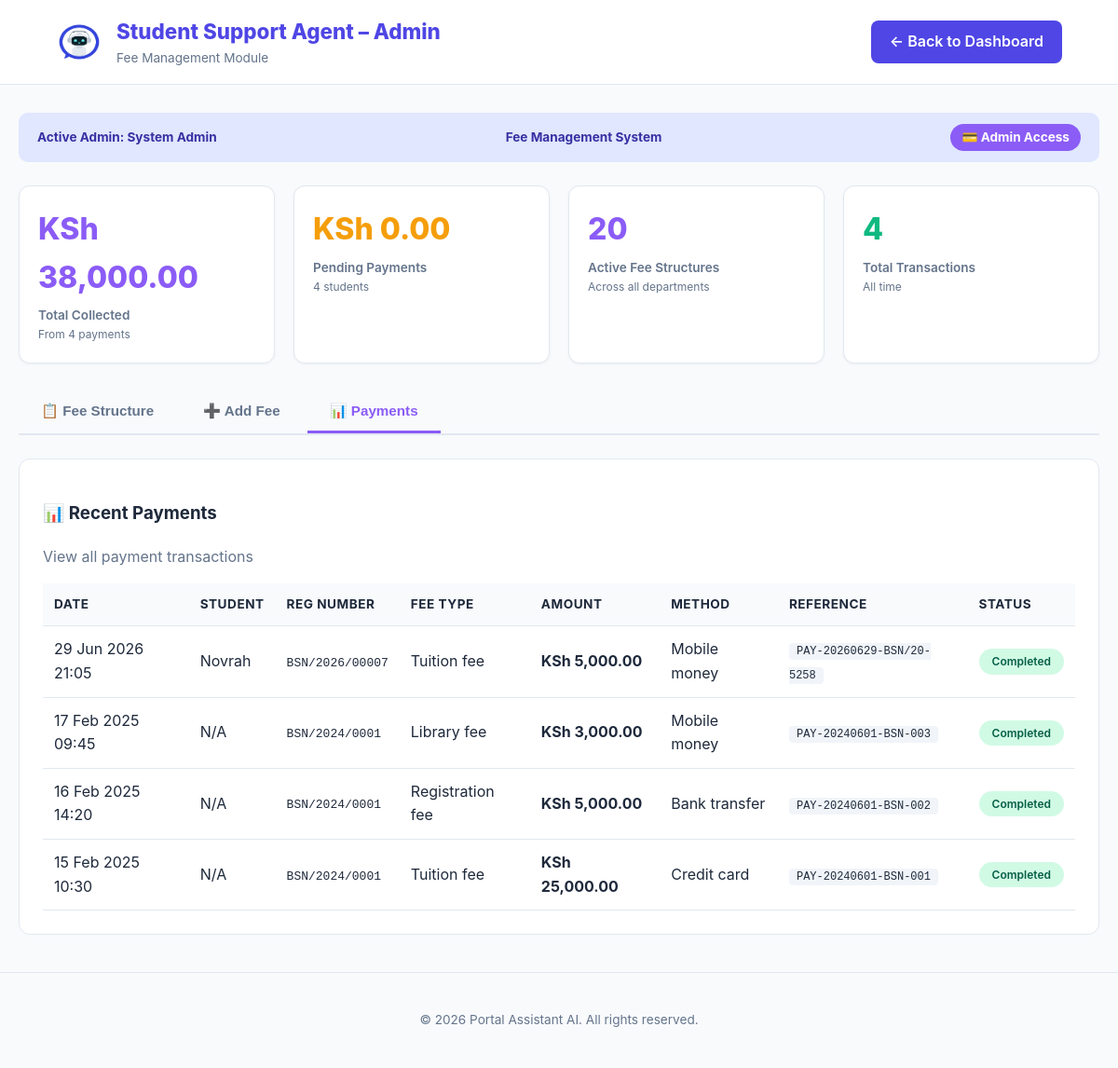
The app's page /Admin/admin_fee_management.php?tab=payments (signed in), older data.
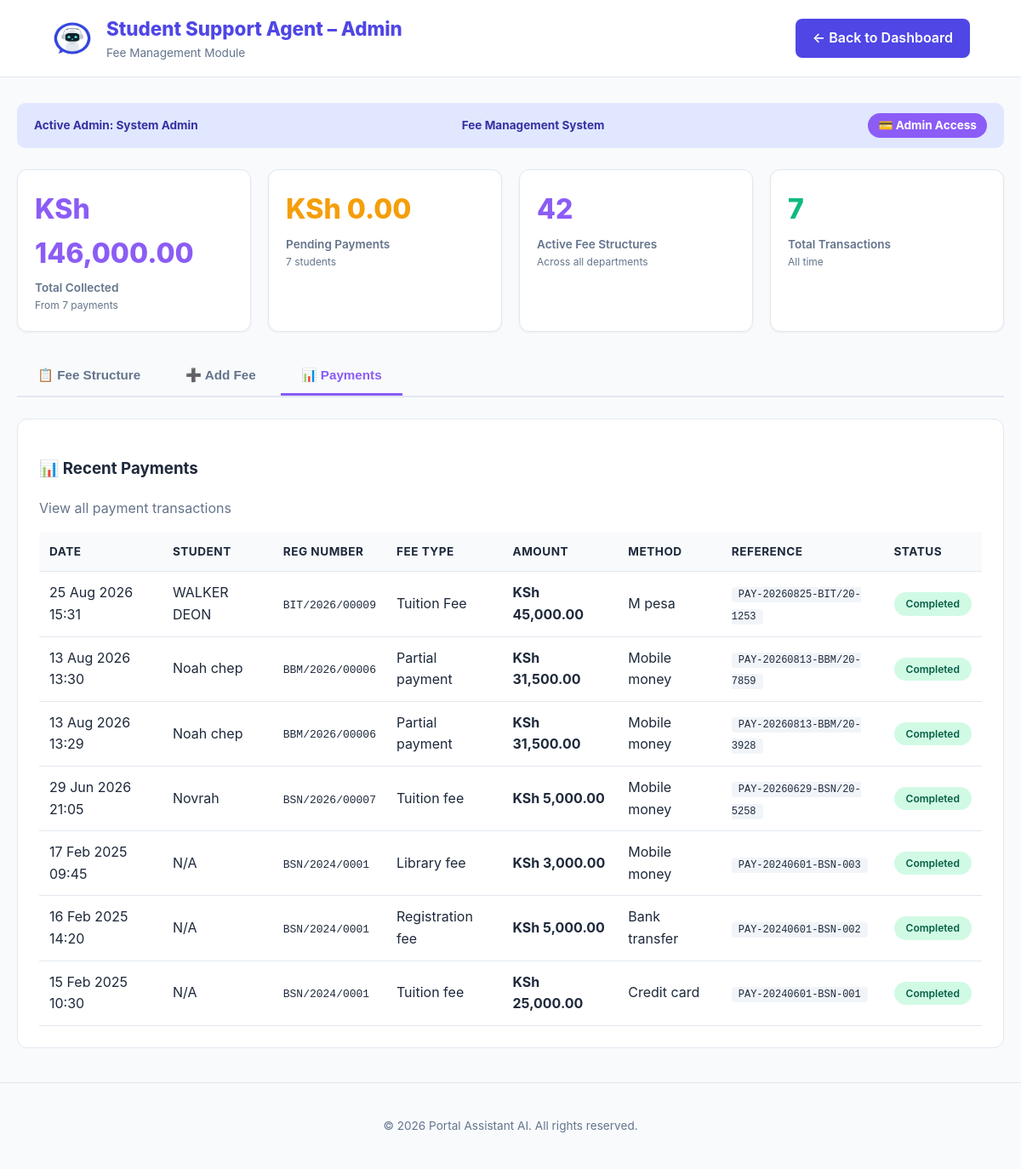
The same page, newer data.
### tables this page shows
CREATE TABLE `fee_payments` (
  `id` int(11) NOT NULL,
  `student_reg` varchar(50) NOT NULL,
  `fee_type` varchar(50) NOT NULL,
  `amount` decimal(10,2) NOT NULL,
  `payment_method` varchar(50) DEFAULT NULL,
  `reference` varchar(50) DEFAULT NULL,
  `payment_date` datetime DEFAULT NULL,
  `due_date` date DEFAULT NULL,
  `status` enum('pending','completed','failed','overdue') DEFAULT 'pending',
  `fee_structure_id` int(11) DEFAULT NULL
);

CREATE TABLE `users` (
  `id` int(11) NOT NULL,
  `full_name` varchar(100) NOT NULL,
  `reg_number` varchar(50) NOT NULL,
  `email` varchar(100) NOT NULL,
  `password` varchar(255) NOT NULL,
  `password_changed` tinyint(1) NOT NULL DEFAULT 0,
  `role` enum('student','admin','lecturer') NOT NULL DEFAULT 'student',
  `department` varchar(100) NOT NULL,
  `phone` varchar(20) DEFAULT NULL,
  `created_at` timestamp NOT NULL DEFAULT current_timestamp(),
  `survey_done` tinyint(1) DEFAULT 0,
  `reset_token` varchar(255) DEFAULT NULL,
  `reset_expires` datetime DEFAULT NULL
);

### Admin/admin_fee_management.php (the view, shortened to what this page needs)
<?php
$admin_name = $_SESSION['user_name'] ?? 'Administrator';
$conn = mysqli_connect("localhost", "root", "", "Portal-Asisstant-AI");
$payment_summary_query = "SELECT
    COUNT(*) as total_payments,
    SUM(CASE WHEN status = 'completed' THEN amount ELSE 0 END) as total_collected,
    SUM(CASE WHEN status = 'pending' THEN amount ELSE 0 END) as total_pending,
    COUNT(CASE WHEN status = 'completed' THEN 1 ELSE 0 END) as completed_count,
    COUNT(CASE WHEN status = 'pending' THEN 1 ELSE 0 END) as pending_count
    FROM fee_payments";
$payment_summary_result = mysqli_query($conn, $payment_summary_query);
$payment_summary = mysqli_fetch_assoc($payment_summary_result);
$recent_payments_query = "SELECT fp.*, u.full_name
                         FROM fee_payments fp
                         LEFT JOIN users u ON fp.student_reg = u.reg_number
                         ORDER BY fp.payment_date DESC LIMIT 10";
$recent_payments_result = mysqli_query($conn, $recent_payments_query);
$summary_query = "SELECT
    COUNT(*) as total_fees,
    SUM(amount) as total_amount,
    COUNT(DISTINCT year) as total_departments
    FROM fees_structure";
$summary_result = mysqli_query($conn, $summary_query);
$summary = mysqli_fetch_assoc($summary_result);
$tab = isset($_GET['tab']) ? $_GET['tab'] : 'structure';
?>
<!DOCTYPE html>
<html lang="en">
<head>
</head>
<body>
<header>
    <div class="branding">
        <img src="../Images/logo.jpg" class="logoimg" alt="Logo">
        <div>
            <h1>Student Support Agent – Admin</h1>
            <small>Fee Management Module</small>
        </div>
    </div>
    <a href="Admin-index.php" class="back-btn">← Back to Dashboard</a>
</header>
<div class="container">
    <div class="admin-strip">
        <span>Active Admin: <strong><?php echo htmlspecialchars($admin_name); ?></strong></span>
        <span>Fee Management System</span>
        <span style="background: var(--fee-primary); color: white; padding: 4px 12px; border-radius: 20px;">💳 Admin Access</span>
    </div>
    <div class="dashboard-grid">
        <div class="stat-card">
            <h3>KSh <?php echo number_format($payment_summary['total_collected'] ?? 0, 2); ?></h3>
            <p>Total Collected</p>
            <div class="sub">From <?php echo $payment_summary['completed_count'] ?? 0; ?> payments</div>
        </div>
        <div class="stat-card">
            <h3 style="color: var(--warning);">KSh <?php echo number_format($payment_summary['total_pending'] ?? 0, 2); ?></h3>
            <p>Pending Payments</p>
            <div class="sub"><?php echo $payment_summary['pending_count'] ?? 0; ?> students</div>
        </div>
        <div class="stat-card">
            <h3 style="color: var(--fee-primary);"><?php echo $summary['total_fees'] ?? 0; ?></h3>
            <p>Active Fee Structures</p>
            <div class="sub">Across all departments</div>
        </div>
        <div class="stat-card">
            <h3 style="color: var(--success);"><?php echo $payment_summary['total_payments'] ?? 0; ?></h3>
            <p>Total Transactions</p>
            <div class="sub">All time</div>
        </div>
    </div>
    <div class="tabs">
        <button class="tab <?php echo $tab == 'structure' ? 'active' : ''; ?>" onclick="location.href='admin_fee_management.php?tab=structure'">📋 Fee Structure</button>
        <button class="tab <?php echo $tab == 'add' ? 'active' : ''; ?>" onclick="location.href='admin_fee_management.php?tab=add'">➕ Add Fee</button>
        <button class="tab <?php echo $tab == 'payments' ? 'active' : ''; ?>" onclick="location.href='admin_fee_management.php?tab=payments'">📊 Payments</button>
    </div>
    <?php switch($tab):
        case 'add': ?>
        <?php break;
        case 'payments': ?>
            <div class="section-box">
                <h3>📊 Recent Payments</h3>
                <p style="color: var(--text-light); margin-bottom: 15px;">View all payment transactions</p>
                <?php if ($recent_payments_result && mysqli_num_rows($recent_payments_result) > 0): ?>
                    <table class="data-table">
                        <thead>
                            <tr>
                                <th>Date</th>
                                <th>Student</th>
                                <th>Reg Number</th>
                                <th>Fee Type</th>
                                <th>Amount</th>
                                <th>Method</th>
                                <th>Reference</th>
                                <th>Status</th>
                            </tr>
                        </thead>
                        <tbody>
                            <?php while($payment = mysqli_fetch_assoc($recent_payments_result)): ?>
                                <tr>
                                    <td><?php echo date('d M Y H:i', strtotime($payment['payment_date'])); ?></td>
                                    <td><?php echo htmlspecialchars($payment['full_name'] ?? 'N/A'); ?></td>
                                    <td><code><?php echo $payment['student_reg']; ?></code></td>
                                    <td><?php echo ucfirst(str_replace('_', ' ', $payment['fee_type'])); ?></td>
                                    <td><strong>KSh <?php echo number_format($payment['amount'], 2); ?></strong></td>
                                    <td><?php echo ucfirst(str_replace('_', ' ', $payment['payment_method'] ?? 'N/A')); ?></td>
                                    <td><code style="background: #f1f5f9; padding: 2px 8px; border-radius: 4px; font-size: 0.75rem;"><?php echo $payment['reference']; ?></code></td>
                                    <td>
                                        <span class="status-badge <?php echo $payment['status']; ?>">
                                            <?php echo ucfirst($payment['status']); ?>
                                        </span>
                                    </td>
                                </tr>
                            <?php endwhile; ?>
                        </tbody>
                    </table>
                <?php endif; ?>
            </div>
        <?php break;
        default: ?>
        <?php break;
    endswitch; ?>
</div>
<footer>
    &copy; <?php echo date('Y'); ?> Portal Assistant AI. All rights reserved.
</footer>
</body>
</html>

### Admin/admin_fee_management.php (style rules this page uses)
:root { --primary: #4f46e5; --primary-dark: #3730a3; --bg: #f8fafc; --white: #ffffff; --text-main: #1e293b; --text-light: #64748b; --border: #e2e8f0; --accent: #e0e7ff; --success: #10b981; --danger: #ef4444; --warning: #f59e0b; --fee-primary: #8b5cf6; --fee-gradient: linear-gradient(135deg, #8b5cf6 0%, #6d28d9 100%); }
* { box-sizing: border-box; }
body { font-family: 'Inter', system-ui, sans-serif; background: var(--bg); color: var(--text-main); margin: 0; line-height: 1.6; }
header { background: var(--white); border-bottom: 1px solid var(--border); padding: 1rem 5%; display: flex; align-items: center; justify-content: space-between; flex-wrap: wrap; gap: 15px; }
.branding { display: flex; align-items: center; gap: 15px; }
.logoimg { height: 50px; border-radius: 8px; }
.branding h1 { margin: 0; font-size: 1.4rem; color: var(--primary); font-weight: 800; }
.branding small { color: var(--text-light); display: block; font-size: 0.85rem; }
.back-btn { background: var(--primary); color: white; padding: 10px 20px; border-radius: 8px; text-decoration: none; font-weight: 600; transition: 0.3s; display: inline-flex; align-items: center; gap: 8px; }
.container { max-width: 1400px; margin: 30px auto; padding: 0 20px; }
.admin-strip { background: var(--accent); padding: 12px 20px; border-radius: 10px; margin-bottom: 25px; display: flex; justify-content: space-between; align-items: center; color: var(--primary-dark); font-weight: 700; font-size: 0.85rem; flex-wrap: wrap; gap: 10px; }
.tabs { display: flex; gap: 5px; margin-bottom: 25px; border-bottom: 2px solid var(--border); flex-wrap: wrap; }
.tab { padding: 12px 24px; cursor: pointer; border: none; background: none; font-weight: 600; color: var(--text-light); transition: 0.3s; border-bottom: 3px solid transparent; font-size: 0.95rem; }
.tab.active { color: var(--fee-primary); border-bottom-color: var(--fee-primary); }
.dashboard-grid { display: grid; grid-template-columns: repeat(auto-fit, minmax(200px, 1fr)); gap: 20px; margin-bottom: 30px; }
.stat-card { background: var(--white); padding: 20px; border-radius: 12px; border: 1px solid var(--border); box-shadow: 0 1px 3px rgba(0,0,0,0.05); }
.stat-card h3 { margin: 0; font-size: 2rem; color: var(--fee-primary); font-weight: 800; }
.stat-card p { margin: 5px 0 0 0; color: var(--text-light); font-weight: 600; font-size: 0.85rem; }
.stat-card .sub { font-size: 0.75rem; color: var(--text-light); font-weight: 400; }
.section-box { background: var(--white); border-radius: 12px; border: 1px solid var(--border); padding: 25px; margin-bottom: 30px; overflow-x: auto; }
.data-table { width: 100%; border-collapse: collapse; margin-top: 15px; }
.data-table th, .data-table td { padding: 12px; text-align: left; border-bottom: 1px solid var(--border); }
.data-table th { background: var(--bg); font-weight: 700; color: var(--text-main); font-size: 0.85rem; text-transform: uppercase; letter-spacing: 0.5px; }
.status-badge { padding: 4px 14px; border-radius: 20px; font-size: 0.75rem; font-weight: 600; display: inline-block; }
.status-badge.completed { background: #d1fae5; color: #065f46; }
footer { text-align: center; padding: 40px; color: var(--text-light); font-size: 0.85rem; border-top: 1px solid var(--border); margin-top: 40px; }

Row changes from the older to the newer data that the page shows:
added fee_payments: payment_date "25 Aug 2026 15:31", users.full_name "WALKER DEON", student_reg "BIT/2026/00009", fee_type "Tuition Fee", amount "45,000.00", payment_method "M pesa", reference "PAY-20260825-BIT/20-1253", status "Completed"
added fee_payments: payment_date "13 Aug 2026 13:30", users.full_name "Noah chep", student_reg "BBM/2026/00006", fee_type "Partial payment", amount "31,500.00", payment_method "Mobile money", reference "PAY-20260813-BBM/20-7859", status "Completed"
added fee_payments: payment_date "13 Aug 2026 13:29", users.full_name "Noah chep", student_reg "BBM/2026/00006", fee_type "Partial payment", amount "31,500.00", payment_method "Mobile money", reference "PAY-20260813-BBM/20-3928", status "Completed"
Text that changed along with them:
$payment_summary['total_collected']: "38,000.00" → "146,000.00"
$payment_summary['completed_count']: "4" → "7"
$payment_summary['pending_count']: "4" → "7"
$summary['total_fees']: "20" → "42"
$payment_summary['total_payments']: "4" → "7"
